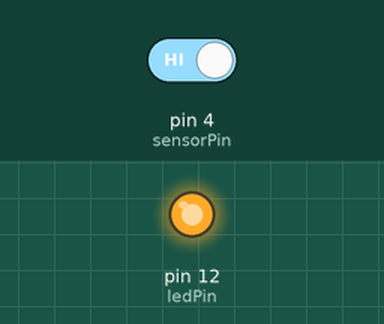
Recording of a sketch running on a simulated Arduino Uno, built with avr-gcc and run on an emulated ATmega328P. On the bench: output pins drawn as LEDs (lit = HIGH). Inputs (shaded band) come from the test bench; at power-on: pin 4 (sensorPin) HIGH.

Above: at 1.8 s.
1.9 s: pin 4 (sensorPin) driven LOW
At 2.7 s:
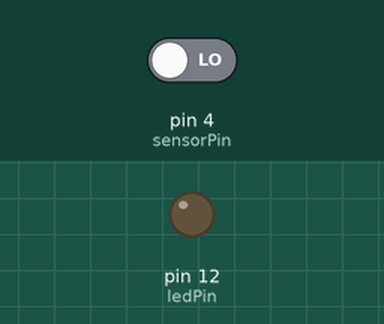
3.5 s: pin 4 (sensorPin) driven HIGH
At 3.8 s:
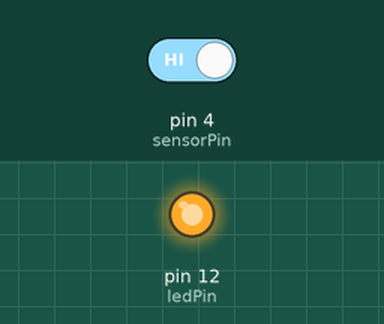
Timing chart, 0 to 6.5 s (numbered marks = the images above; inputs shaded):
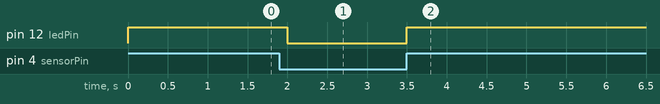

The sketch:

lab8_tilt_ball_switch.ino
```cpp
#define ledPin 12
#define sensorPin 4
#define wait 500
int sensorValue;

void setup()
{
    pinMode(ledPin, OUTPUT);
    pinMode(sensorPin, INPUT);
    digitalWrite(sensorPin, HIGH);
}

void loop()
{
    sensorValue = digitalRead(sensorPin);

    if(sensorValue==1)
    {
        digitalWrite(ledPin, HIGH);
    }
    else
    {
        digitalWrite(ledPin, LOW);
    }

    delay(wait);
}
```

Measured:
- after the input at 1.9 s, pin 12 (ledPin): HIGH → LOW after 0.10 s
- after the input at 3.5 s, pin 12 (ledPin): LOW → HIGH at once
